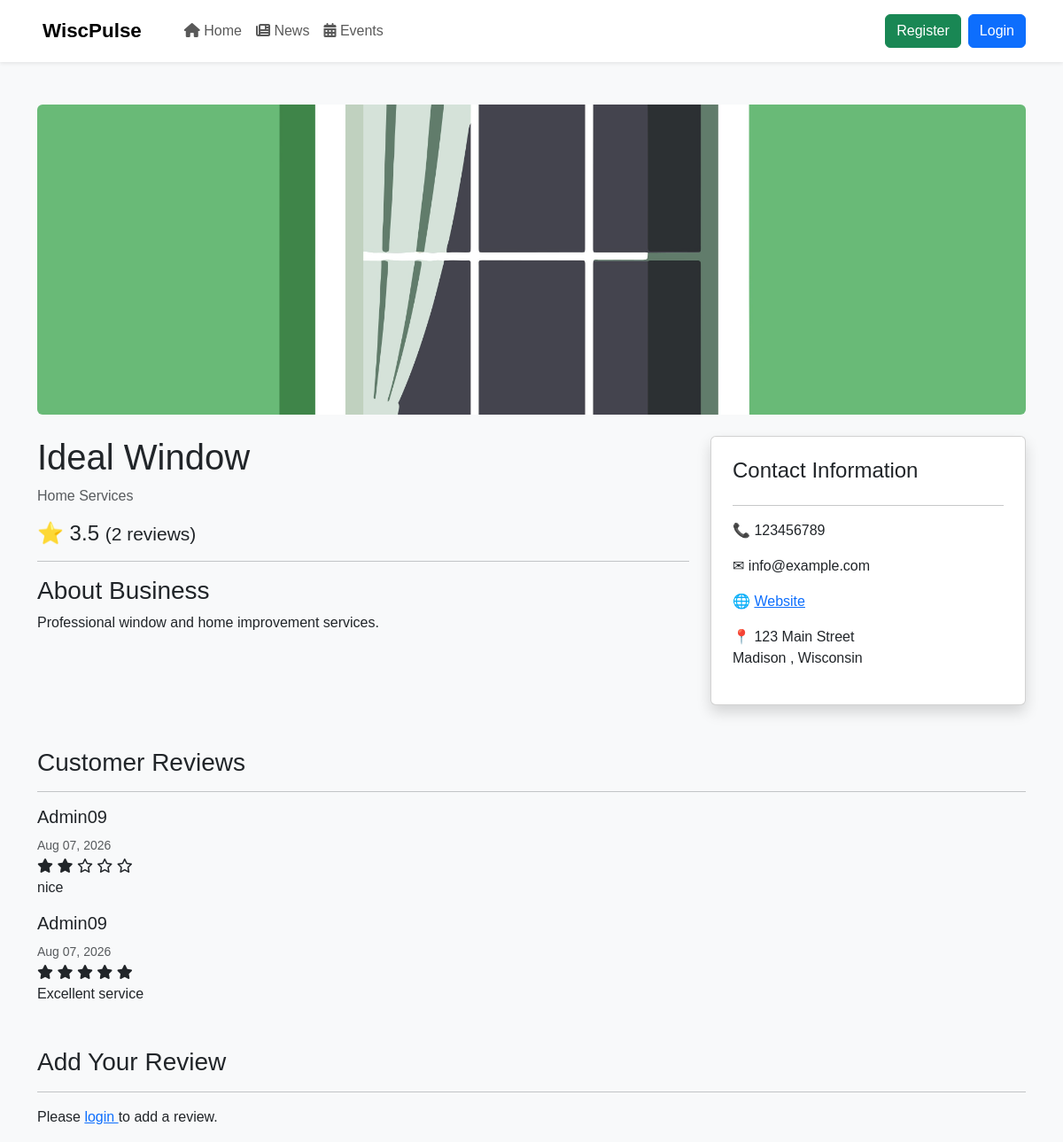
The app's page /businesses/ideal-window/ with its own data.
### apps/businesses/models.py (models this page shows, shortened)
class Business(models.Model):
    STATUS_CHOICES = [
        ("active", "Active"),
        ("pending", "Pending"),
        ("inactive", "Inactive"),
    ]
    owner = models.ForeignKey(
    User,
    on_delete=models.SET_NULL,
    null=True,
    blank=True,
    related_name="businesses")
    name = models.CharField(
        max_length=200
    )
    slug = models.SlugField(
        max_length=220,
        unique=True
    )
    category = models.ForeignKey(
        Category,
        on_delete=models.PROTECT,
        related_name="businesses"
    )
    description = models.TextField()
    logo = models.ImageField(
        upload_to="businesses/logos/",
        blank=True,
        null=True
    )
    cover_image = models.ImageField(
        upload_to="businesses/covers/",
        blank=True,
        null=True
    )
    phone = models.CharField(
        max_length=30,
        blank=True
    )
    email = models.EmailField(
        blank=True
    )
    website = models.URLField(
        blank=True
    )
    address = models.CharField(
        max_length=300
    )
    city = models.CharField(
        max_length=100
    )
    state = models.CharField(
        max_length=100,
        blank=True
    )
    postal_code = models.CharField(
        max_length=20,
        blank=True
    )
    latitude = models.DecimalField(
        max_digits=10,
        decimal_places=7,
        blank=True,
        null=True
    )
    longitude = models.DecimalField(
        max_digits=10,
        decimal_places=7,
        blank=True,
        null=True
    )
    rating = models.DecimalField(
        max_digits=3,
        decimal_places=2,
        default=0
    )
    review_count = models.PositiveIntegerField(
        default=0
    )
    views = models.PositiveIntegerField(
        default=0
    )
    status = models.CharField(
        max_length=20,
        choices=STATUS_CHOICES,
        default="pending"
    )
    is_featured = models.BooleanField(
        default=False
    )
    created_at = models.DateTimeField(
        auto_now_add=True
    )
    updated_at = models.DateTimeField(
        auto_now=True
    )
    class Meta:
        ordering = ["-is_featured", "-created_at"]
        indexes = [
            models.Index(fields=["city"]),
            models.Index(fields=["status"]),
            models.Index(fields=["category"]),
            models.Index(fields=["-created_at"]),
        ]

### apps/categories/models.py (models this page shows, shortened)
class Category(models.Model):
    name = models.CharField(
        max_length=100,
        unique=True
    )
    slug = models.SlugField(
        max_length=120,
        unique=True
    )
    description = models.TextField(
        blank=True
    )
    icon = models.CharField(
        max_length=100,
        blank=True,
        help_text="Font Awesome icon class, e.g. fa-solid fa-utensils"
    )
    image = models.ImageField(
        upload_to="categories/",
        blank=True,
        null=True
    )
    is_active = models.BooleanField(
        default=True
    )
    created_at = models.DateTimeField(
        auto_now_add=True
    )
    updated_at = models.DateTimeField(
        auto_now=True
    )
    class Meta:
        ordering = ["name"]
        verbose_name = "Category"
        verbose_name_plural = "Categories"

### apps/reviews/models.py (models this page shows, shortened)
class Review(models.Model):
    RATING_CHOICES = [
        (1, "★"),
        (2, "★★"),
        (3, "★★★"),
        (4, "★★★★"),
        (5, "★★★★★"),
    ]
    business = models.ForeignKey(
        Business,
        on_delete=models.CASCADE,
        related_name="reviews"
    )
    user = models.ForeignKey(
        User,
        on_delete=models.CASCADE
    )
    rating = models.PositiveIntegerField(
        choices=RATING_CHOICES
    )
    comment = models.TextField()
    created_at = models.DateTimeField(
        auto_now_add=True
    )
    class Meta:
        ordering = [
            "-created_at"
        ]

### apps/businesses/views.py (the view)
def business_detail(request, slug):
    business = get_object_or_404(
        Business,
        slug=slug,
        status="active"
    )
    reviews = business.reviews.all().order_by(
    "-created_at")
    average_rating = reviews.aggregate(
    Avg("rating"))["rating__avg"] or 0
    similar_businesses = Business.objects.filter(
        category=business.category,
        status="active"
    ).exclude(
        id=business.id
    )[:3]
    if request.method == "POST":
        if not request.user.is_authenticated:
            return redirect("login")
        form = ReviewForm(request.POST)
        if form.is_valid():
            review = form.save(commit=False)
            review.business = business
            review.user = request.user
            review.save()
            return redirect(
                "business_detail",
                slug=business.slug
            )
    else:
        form = ReviewForm()
    context = {
        "business": business,
        "reviews": reviews,
        "average_rating": average_rating,
        "form": form,
        "similar_businesses": similar_businesses,
    }
    return render(
        request,
        "businesses/business_detail.html",
        context
    )

### templates/businesses/business_detail.html
{% extends "base.html" %}
{% block content %}
<div class="container mt-5">
    {% if business.cover_image %}
    <img src="{{ business.cover_image.url }}" class="img-fluid rounded w-100" style="height:350px; object-fit:cover;"
        alt="{{ business.name }}">
    {% endif %}
    <div class="row mt-4">
        <div class="col-md-8">
            <h1>
                {{ business.name }}
            </h1>
            <p class="text-muted">
                {{ business.category.name }}
            </p>
            <h4>
                ⭐ {{ average_rating|floatformat:1|default:"0" }}
                <small>
                    ({{ reviews.count }} reviews)
                </small>
            </h4>
            <hr>
            <h3>
                About Business
            </h3>
            <p>
                {{ business.description }}
            </p>
        </div>
        <div class="col-md-4">
            <div class="card p-4 shadow">
                <h4>
                    Contact Information
                </h4>
                <hr>
                <p>
                    📞
                    {{ business.phone }}
                </p>
                <p>
                    ✉
                    {{ business.email }}
                </p>
                {% if business.website %}
                <p>
                    🌐
                    <a href="{{ business.website }}" target="_blank">
                        Website
                    </a>
                </p>
                {% endif %}
                <p>
                    📍
                    {{ business.address }}
                    <br>
                    {{ business.city }}
                    {% if business.state %}
                    , {{ business.state }}
                    {% endif %}
                </p>
            </div>
        </div>
    </div>
    <div class="mt-5">
        <h3>
            Customer Reviews
        </h3>
        <hr>
        {% if reviews %}
        {% for review in reviews %}
        <div class="review-card">
            <div class="review-header">
                <div>
                    <h5>
                        {{ review.user.username }}
                    </h5>
                    <small class="text-muted">
                        {{ review.created_at|date:"M d, Y" }}
                    </small>
                </div>
                <div class="review-stars">
                    {% for i in "12345" %}
                    {% if forloop.counter <= review.rating %} <i class="fa-solid fa-star"></i>
                        {% else %}
                        <i class="fa-regular fa-star"></i>
                        {% endif %}
                        {% endfor %}
                </div>
            </div>
            <p class="review-comment">
                {{ review.comment }}
            </p>
        </div>
        {% endfor %}
        {% else %}
        <p>
            No reviews yet.
        </p>
        {% endif %}
    </div>
    <div class="mt-5">
        <h3>
            Add Your Review
        </h3>
        <hr>
        {% if user.is_authenticated %}
        <form method="POST">
            {% csrf_token %}
            <div class="mb-3">
                <label for="id_rating" class="form-label">
                    Rating
                </label>
                <div class="mb-3">
                    <label class="form-label">
                        Your Rating
                    </label>
                    <div class="star-rating">
                        <input type="radio" name="rating" value="5" id="star5" required>
                        <label for="star5">
                            ★
                        </label>
                        <input type="radio" name="rating" value="4" id="star4">
                        <label for="star4">
                            ★
                        </label>
                        <input type="radio" name="rating" value="3" id="star3">
                        <label for="star3">
                            ★
                        </label>
                        <input type="radio" name="rating" value="2" id="star2">
                        <label for="star2">
                            ★
                        </label>
                        <input type="radio" name="rating" value="1" id="star1">
                        <label for="star1">
                            ★
                        </label>
                    </div>
                </div>
            </div>
            <div class="mb-3">
                <label for="id_comment" class="form-label">
                    Your Review
                </label>
                <textarea name="comment" id="id_comment" class="form-control" rows="5"
                    placeholder="Write your review here..." required></textarea>
            </div>
            <button type="submit" class="btn btn-primary">
                Submit Review
            </button>
        </form>
        {% else %}
        <p>
            Please
            <a href="{% url 'login' %}">
                login
            </a>
            to add a review.
        </p>
        {% endif %}
    </div>
</div>
{% endblock %}

### static/css/style.css (style rules this page uses)
body { background: #f8f9fa; color: #212529; font-family: Arial, sans-serif; }

### records on screen
Business: cover_image (picture), name "Ideal Window", category.name "Home Services", description "Professional window and home improvement services.", phone "123456789", email "info@example.com", address "123 Main Street", city "Madison", state "Wisconsin"
Review: user.username "Admin09", created_at "Aug 07, 2026", rating 2 (drawn), comment "nice"
Review: user.username "Admin09", created_at "Aug 07, 2026", rating 5 (drawn), comment "Excellent service"

### other values on screen
{{ average_rating|floatformat:1|default:"0" }} "3.5"
{{ reviews.count }} "2"
